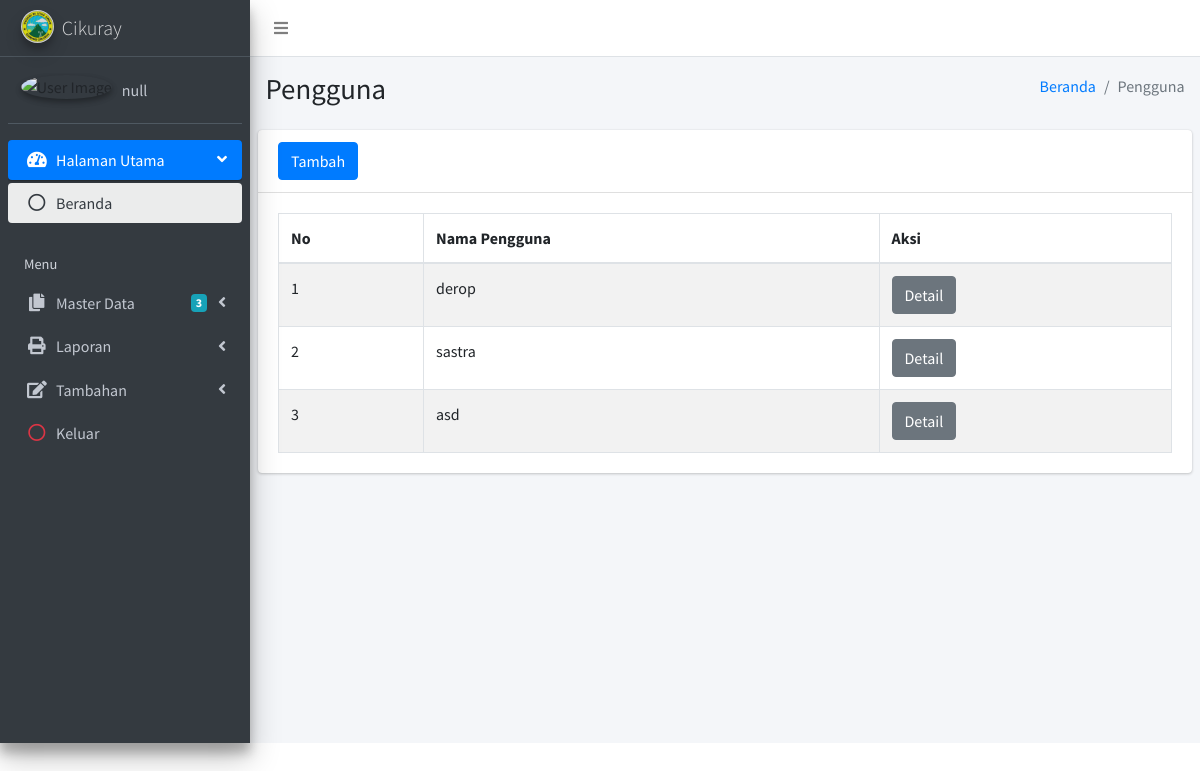
The app's page /Admin/Pengguna/index.php (signed in) with its own data.
### tables this page shows
CREATE TABLE `tb_user` (
  `id_user` int(11) NOT NULL,
  `nama_lengkap` varchar(100) DEFAULT NULL,
  `username` varchar(50) DEFAULT NULL,
  `password` varchar(250) DEFAULT NULL,
  `email` varchar(100) DEFAULT NULL,
  `no_hp` varchar(15) DEFAULT NULL,
  `tgl_lahir` date DEFAULT NULL,
  `gambar` varchar(250) DEFAULT 'coretan.png',
  `status` enum('0','1') DEFAULT '0',
  `created` datetime DEFAULT NULL,
  `modified` datetime DEFAULT NULL
);

### Admin/Pengguna/index.php (the view, shortened to what this page needs)
<?php
include '../../koneksi.php';
$id_user = $_COOKIE["version"];
$query = "SELECT * FROM tb_admin WHERE id_admin = '$id_user'";
$exe = mysqli_query($conn, $query);
$data = mysqli_fetch_array($exe);
?>
<!DOCTYPE html>
<html>
<head>
  <link rel="stylesheet" href="../../assets/plugins/fontawesome-free/css/all.min.css">
  <link rel="stylesheet" href="https://code.ionicframework.com/ionicons/2.0.1/css/ionicons.min.css">
  <link rel="stylesheet" href="../../assets/plugins/sweetalert2-theme-bootstrap-4/bootstrap-4.min.css">
  <link rel="stylesheet" href="../../assets/plugins/datatables-bs4/css/dataTables.bootstrap4.css">
  <link rel="stylesheet" href="../../assets/dist/css/adminlte.min.css">
</head>
<body class="hold-transition sidebar-mini">
  <div class="wrapper">
    <nav class="main-header navbar navbar-expand navbar-white navbar-light">
      <ul class="navbar-nav">
        <li class="nav-item">
          <a class="nav-link" data-widget="pushmenu" href="#"><i class="fas fa-bars"></i></a>
        </li>
      </ul>
    </nav>
    <aside class="main-sidebar sidebar-dark-primary elevation-4">
      <a href="../index" class="brand-link">
        <img src="../../assets/images/logo.jpg" alt="Peonpegu" class="brand-image img-circle elevation-3"
        style="opacity: .8">
        <span class="brand-text font-weight-light">Cikuray</span>
      </a>
      <div class="sidebar">
        <div class="user-panel mt-3 pb-3 mb-3 d-flex">
          <div class="image">
            <img src="../../assets/images/akun/<?php echo $data['gambar'];?>" class="img-circle elevation-2" alt="User Image">
          </div>
          <div class="info">
            <a href="../Akun/index" class="d-block"><script type="text/javascript">document.write(tampil2)</script></a>
          </div>
        </div>
        <nav class="mt-2">
          <ul class="nav nav-pills nav-sidebar flex-column" data-widget="treeview" role="menu" data-accordion="false">
           <li class="nav-item has-treeview menu-open">
            <a href="#" class="nav-link active">
              <i class="nav-icon fas fa-tachometer-alt"></i>
              <p>
                Halaman Utama
                <i class="right fas fa-angle-left"></i>
              </p>
            </a>
            <ul class="nav nav-treeview">
              <li class="nav-item">
                <a href="../index" class="nav-link active">
                  <i class="far fa-circle nav-icon"></i>
                  <p>Beranda</p>
                </a>
              </li>
            </ul>
          </li>
          <li class="nav-header">Menu</li>
          <li class="nav-item has-treeview">
            <a href="#" class="nav-link">
              <i class="nav-icon fas fa-copy"></i>
              <p>
                Master Data
                <i class="fas fa-angle-left right"></i>
                <span class="badge badge-info right">3</span>
              </p>
            </a>
          </li>
          <li class="nav-item has-treeview">
            <a href="#" class="nav-link">
              <i class="nav-icon fas fa-print"></i>
              <p>
                Laporan
                <i class="fas fa-angle-left right"></i>
              </p>
            </a>
          </li>
          <li class="nav-item has-treeview">
            <a href="#" class="nav-link">
              <i class="nav-icon fas fa-edit"></i>
              <p>
                Tambahan
                <i class="fas fa-angle-left right"></i>
              </p>
            </a>
          </li>
          <li class="nav-item">
            <a href="../../Proses/logout" class="nav-link">
              <i class="nav-icon far fa-circle text-danger"></i>
              <p class="text">Keluar</p>
            </a>
          </li>
        </ul>
      </nav>
    </div>
  </aside>
  <div class="content-wrapper">
    <section class="content-header">
      <div class="container-fluid">
        <div class="row mb-2">
          <div class="col-sm-6">
            <h1>Pengguna</h1>
          </div>
          <div class="col-sm-6">
            <ol class="breadcrumb float-sm-right">
              <li class="breadcrumb-item"><a href="../index">Beranda</a></li>
              <li class="breadcrumb-item active">Pengguna</li>
            </ol>
          </div>
        </div>
      </div>
    </section>
    <section class="content">
      <div class="row">
        <div class="col-12">
          <div class="card">
            <div class="card-header">
              <h3 class="card-title"><a href="tambah-pengguna" class="btn btn-primary">Tambah</a></h3>
            </div>
            <div class="card-body">
              <table id="example1" class="table table-bordered table-striped">
                <thead>
                  <tr>
                    <th>No</th>
                    <th>Nama Pengguna</th>
                    <th>Aksi</th>
                  </tr>
                </thead>
                <tbody>
                  <?php
                  $no = 1;
                  $query = "SELECT * FROM tb_user ORDER BY id_user ASC";
                  $exe = mysqli_query($conn, $query);
                  while($row = mysqli_fetch_array($exe)) {
                  ?>
                  <tr>
                    <td><?php echo $no++;?></td>
                    <td><?php echo $row['nama_lengkap'];?></td>
                    <td><a href="detail-pengguna?id=<?php echo $row['id_user'];?>" class="btn btn-secondary">Detail</a></td>
                  </tr>
                <?php } ?>
                </tbody>
              </table>
            </div>
          </div>
        </div>
      </div>
    </section>
  </div>
</div>
</body>
</html>

### records on screen
tb_user: nama_lengkap "derop"
tb_user: nama_lengkap "sastra"
tb_user: nama_lengkap "asd"
